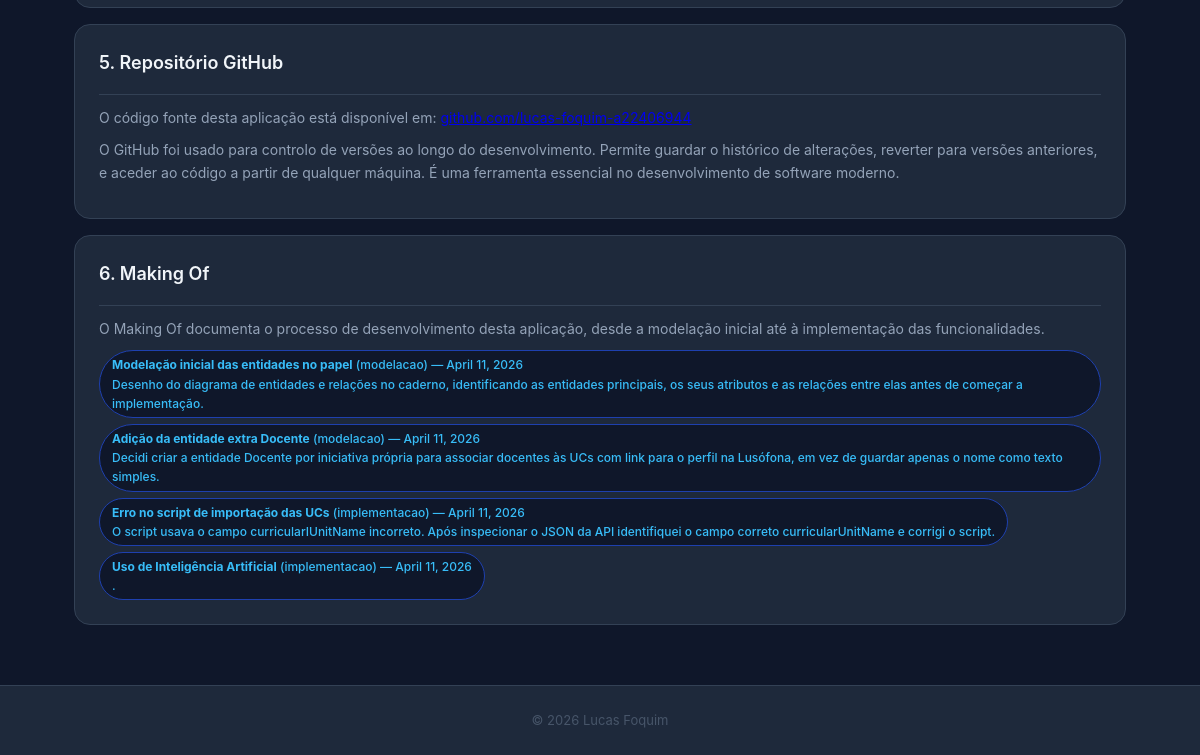
The page /portfolio/sobre/ (lower part) on the database as committed earlier.
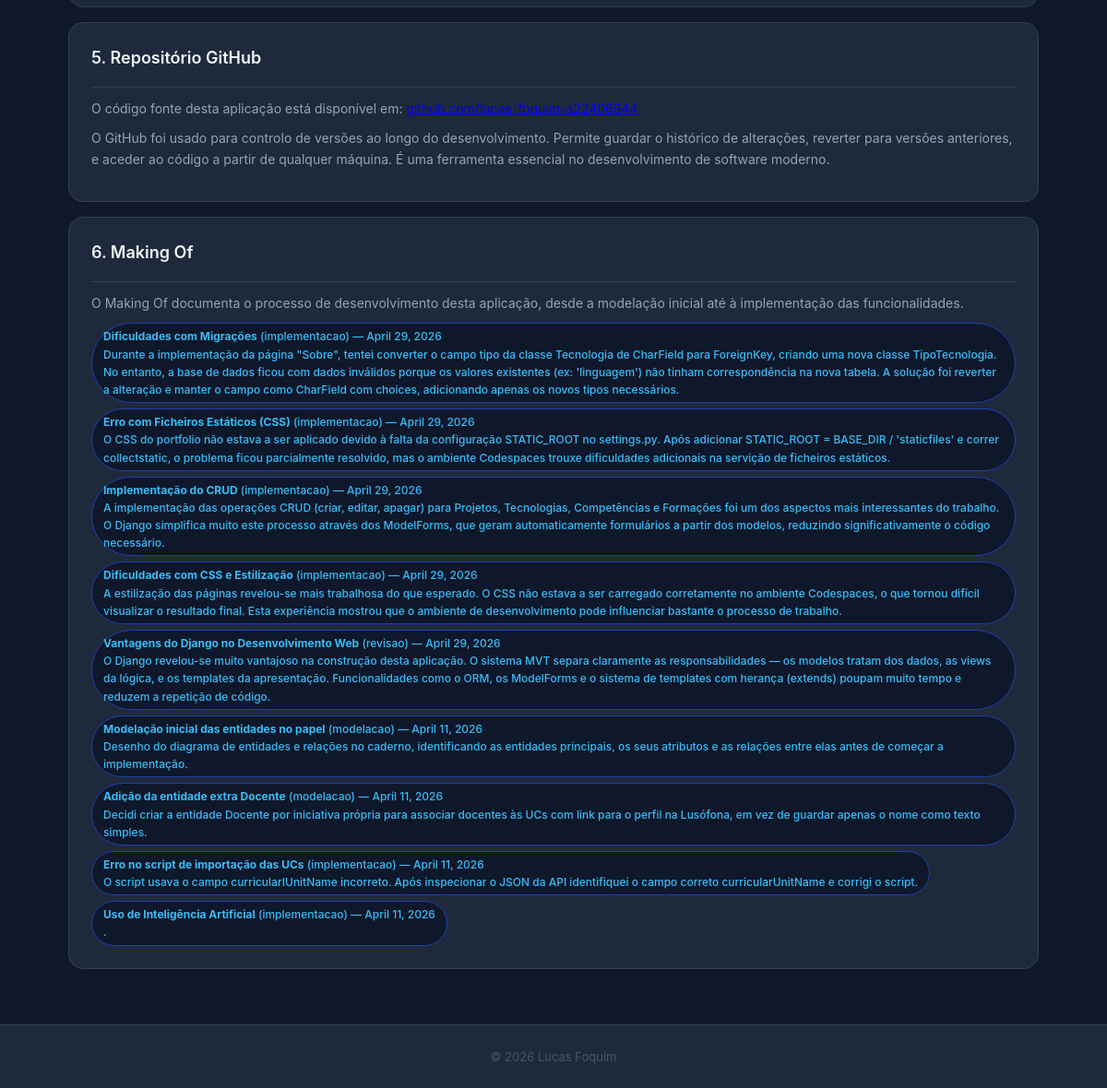
The same page on the database as committed later.
### portfolio/models.py (models this page shows, shortened)
class MakingOf(models.Model):
    FASE_CHOICES = [
        ('modelacao', 'Modelação'),
        ('implementacao', 'Implementação'),
        ('testes', 'Testes'),
        ('revisao', 'Revisão'),
    ]
    titulo = models.CharField(max_length=200)
    data = models.DateField(auto_now_add=True)
    descricao = models.TextField()
    imagem = models.ImageField(upload_to='makingof/', blank=True)
    fase = models.CharField(max_length=50, choices=FASE_CHOICES, default='modelacao')
    entidade_relacionada = models.CharField(max_length=100, blank=True)
    uso_ia = models.TextField(blank=True, help_text='Descreve como usaste IA (se aplicável)')
    class Meta:
        ordering = ['-data']
        verbose_name_plural = 'Making Of'

### portfolio/views.py (the view)
# urls.py: path('sobre/', views.sobre_view, name='sobre'),
def sobre_view(request):
    tecnologias = Tecnologia.objects.all()
    makingof = MakingOf.objects.all()
    return render(request, 'portfolio/sobre.html', {
        'tecnologias': tecnologias,
        'makingof': makingof,
    })

### portfolio/templates/portfolio/sobre.html (shortened to what this page needs)
{% extends "portfolio/base.html" %}
{% load static %}
{% block content %}
            {% regroup tecnologias by tipo as tecnologias_por_tipo %}
<section>
    <article>
    </article>
</section>
<section>
    <article>
        <header>
            <h3>5. Repositório GitHub</h3>
        </header>
        <section>
            <p>O código fonte desta aplicação está disponível em: <a href="https://github.com/lucas-foquim-a22406944/LucasFoquim-a22406944" target="_blank">github.com/lucas-foquim-a22406944</a></p>
            <p>O GitHub foi usado para controlo de versões ao longo do desenvolvimento. Permite guardar o histórico de alterações, reverter para versões anteriores, e aceder ao código a partir de qualquer máquina. É uma ferramenta essencial no desenvolvimento de software moderno.</p>
        </section>
    </article>
</section>
<section>
    <article>
        <header>
            <h3>6. Making Of</h3>
        </header>
        <section>
            <p>O Making Of documenta o processo de desenvolvimento desta aplicação, desde a modelação inicial até à implementação das funcionalidades.</p>
            <ul>
                {% for entrada in makingof %}
                    <li>
                        <strong>{{ entrada.titulo }}</strong> ({{ entrada.fase }}) — {{ entrada.data }}<br>
                        {{ entrada.descricao }}
                    </li>
                {% empty %}
                    <li>Sem entradas no Making Of ainda.</li>
                {% endfor %}
            </ul>
        </section>
    </article>
</section>
{% endblock %}

Rows that differ between the two databases and show on the page:
added MakingOf: titulo "Dificuldades com Migrações", fase "implementacao", data "April 29, 2026", descricao "Durante a implementação da página \"Sobre\", tentei converter o campo tipo da classe Tecnologia de CharField para ForeignKey, criando uma nova classe TipoTecnologia. No entanto, a base de dados ficou com dados inválidos porque os valores existentes (ex: 'linguagem') não tinham correspondência na nova tabela. A solução foi reverter a alteração e manter o campo como CharField com choices, adicionando apenas os novos tipos necessários."
added MakingOf: titulo "Erro com Ficheiros Estáticos (CSS)", fase "implementacao", data "April 29, 2026", descricao "O CSS do portfolio não estava a ser aplicado devido à falta da configuração STATIC_ROOT no settings.py. Após adicionar STATIC_ROOT = BASE_DIR / 'staticfiles' e correr collectstatic, o problema ficou parcialmente resolvido, mas o ambiente Codespaces trouxe dificuldades adicionais na servição de ficheiros estáticos."
added MakingOf: titulo "Implementação do CRUD", fase "implementacao", data "April 29, 2026", descricao "A implementação das operações CRUD (criar, editar, apagar) para Projetos, Tecnologias, Competências e Formações foi um dos aspectos mais interessantes do trabalho. O Django simplifica muito este processo através dos ModelForms, que geram automaticamente formulários a partir dos modelos, reduzindo significativamente o código necessário."
added MakingOf: titulo "Dificuldades com CSS e Estilização", fase "implementacao", data "April 29, 2026", descricao "A estilização das páginas revelou-se mais trabalhosa do que esperado. O CSS não estava a ser carregado corretamente no ambiente Codespaces, o que tornou difícil visualizar o resultado final. Esta experiência mostrou que o ambiente de desenvolvimento pode influenciar bastante o processo de trabalho."
added MakingOf: titulo "Vantagens do Django no Desenvolvimento Web", fase "revisao", data "April 29, 2026", descricao "O Django revelou-se muito vantajoso na construção desta aplicação. O sistema MVT separa claramente as responsabilidades — os modelos tratam dos dados, as views da lógica, e os templates da apresentação. Funcionalidades como o ORM, os ModelForms e o sistema de templates com herança (extends) poupam muito tempo e reduzem a repetição de código."
